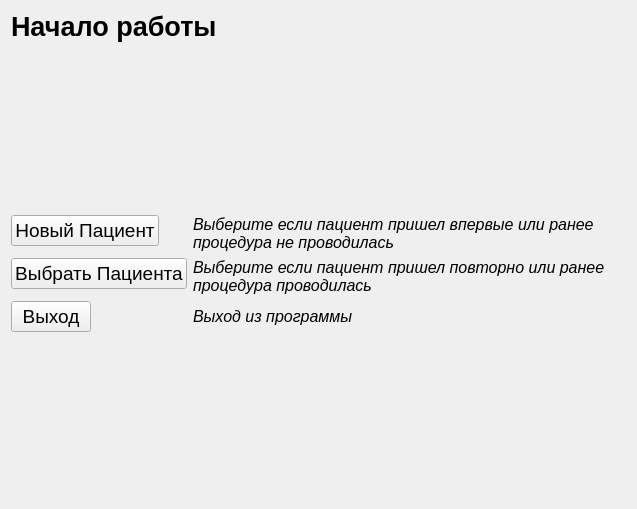
<?xml version="1.0" encoding="UTF-8"?>
<ui version="4.0">
 <class>StartWidget</class>
 <widget class="QWidget" name="StartWidget">
  <property name="geometry">
   <rect>
    <x>0</x>
    <y>0</y>
    <width>637</width>
    <height>509</height>
   </rect>
  </property>
  <property name="windowTitle">
   <string>Form</string>
  </property>
  <layout class="QVBoxLayout" name="verticalLayout">
   <item>
    <widget class="QLabel" name="startLabel">
     <property name="font">
      <font>
       <pointsize>20</pointsize>
       <weight>75</weight>
       <italic>false</italic>
       <bold>true</bold>
      </font>
     </property>
     <property name="text">
      <string>Начало работы</string>
     </property>
    </widget>
   </item>
   <item>
    <spacer name="verticalSpacer">
     <property name="orientation">
      <enum>Qt::Vertical</enum>
     </property>
     <property name="sizeHint" stdset="0">
      <size>
       <width>20</width>
       <height>40</height>
      </size>
     </property>
    </spacer>
   </item>
   <item>
    <layout class="QFormLayout" name="formLayout">
     <item row="0" column="0">
      <widget class="QPushButton" name="createButton">
       <property name="font">
        <font>
         <pointsize>14</pointsize>
        </font>
       </property>
       <property name="text">
        <string>Новый Пациент</string>
       </property>
      </widget>
     </item>
     <item row="0" column="1">
      <widget class="QLabel" name="createLabel">
       <property name="font">
        <font>
         <pointsize>12</pointsize>
         <italic>true</italic>
        </font>
       </property>
       <property name="text">
        <string>Выберите если пациент пришел впервые или ранее
процедура не проводилась </string>
       </property>
      </widget>
     </item>
     <item row="1" column="0">
      <widget class="QPushButton" name="openButton">
       <property name="font">
        <font>
         <pointsize>14</pointsize>
         <weight>50</weight>
         <bold>false</bold>
        </font>
       </property>
       <property name="text">
        <string>Выбрать Пациента</string>
       </property>
      </widget>
     </item>
     <item row="1" column="1">
      <widget class="QLabel" name="openLabel">
       <property name="font">
        <font>
         <pointsize>12</pointsize>
         <italic>true</italic>
        </font>
       </property>
       <property name="text">
        <string>Выберите если пациент пришел повторно или ранее
процедура проводилась </string>
       </property>
      </widget>
     </item>
     <item row="2" column="0">
      <widget class="QPushButton" name="closeButton_2">
       <property name="font">
        <font>
         <pointsize>14</pointsize>
         <weight>50</weight>
         <bold>false</bold>
        </font>
       </property>
       <property name="text">
        <string>Выход</string>
       </property>
      </widget>
     </item>
     <item row="2" column="1">
      <widget class="QLabel" name="openLabel_2">
       <property name="font">
        <font>
         <pointsize>12</pointsize>
         <italic>true</italic>
        </font>
       </property>
       <property name="text">
        <string>Выход из программы</string>
       </property>
      </widget>
     </item>
    </layout>
   </item>
   <item>
    <spacer name="verticalSpacer_2">
     <property name="orientation">
      <enum>Qt::Vertical</enum>
     </property>
     <property name="sizeHint" stdset="0">
      <size>
       <width>20</width>
       <height>40</height>
      </size>
     </property>
    </spacer>
   </item>
  </layout>
 </widget>
 <resources/>
 <connections/>
</ui>
